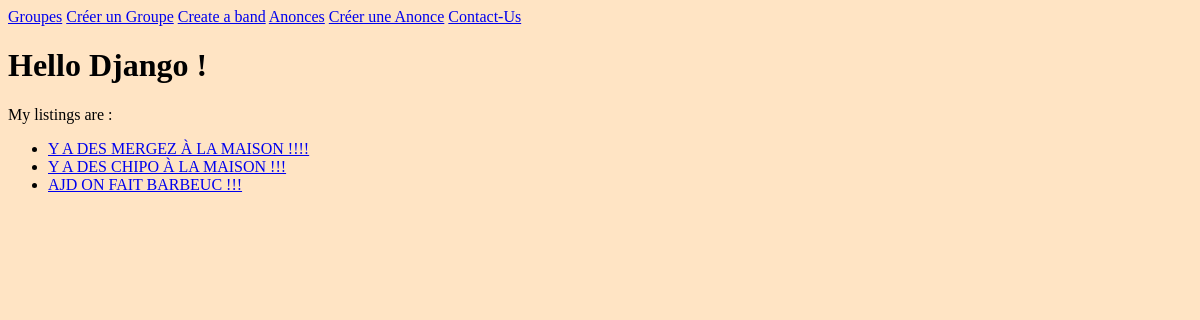
The page /listings/ on the database as committed earlier.
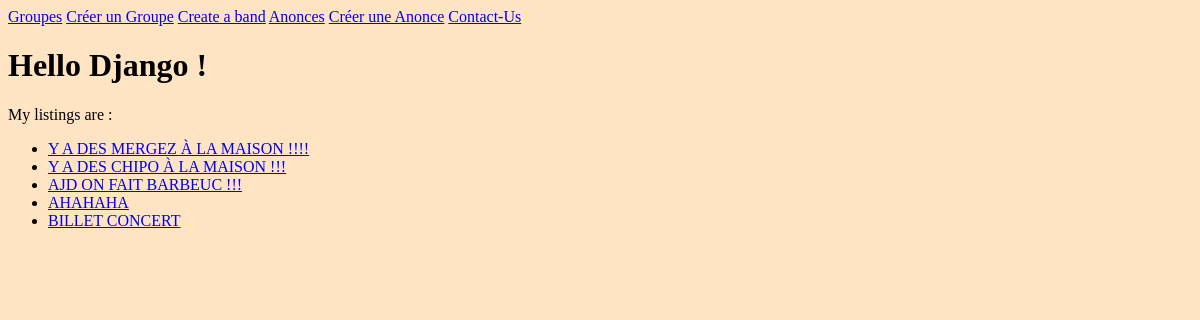
The same page on the database as committed later.
### listing/models.py (models this page shows)
class Listings(models.Model):
    title = models.fields.CharField(max_length=100)
    band = models.ForeignKey(Band, null=True, on_delete=models.SET_NULL)

### listing/views.py (the view)
# urls.py: path('listings/', views.listings, name = 'listings'),
def listings(request):
    listings = Listings.objects.all()
    return render(request, 'listing/listings.html', {'listings': listings})

### listing/templates/listing/listings.html
{% extends 'listing/base.html' %}
{% block content %}
<h1>Hello Django !</h1>
        <p>My listings are :<p>
        <ul>
            {% for listing in listings %}
                <li><a href="/listings/{{ listing.id }}/">{{ listing.title | upper}}</a></li>
            {% endfor %}
        </ul>
{% endblock %}

Rows that differ between the two databases and show on the page:
added Listings: title "AHAHAHA"
added Listings: title "BILLET CONCERT"
